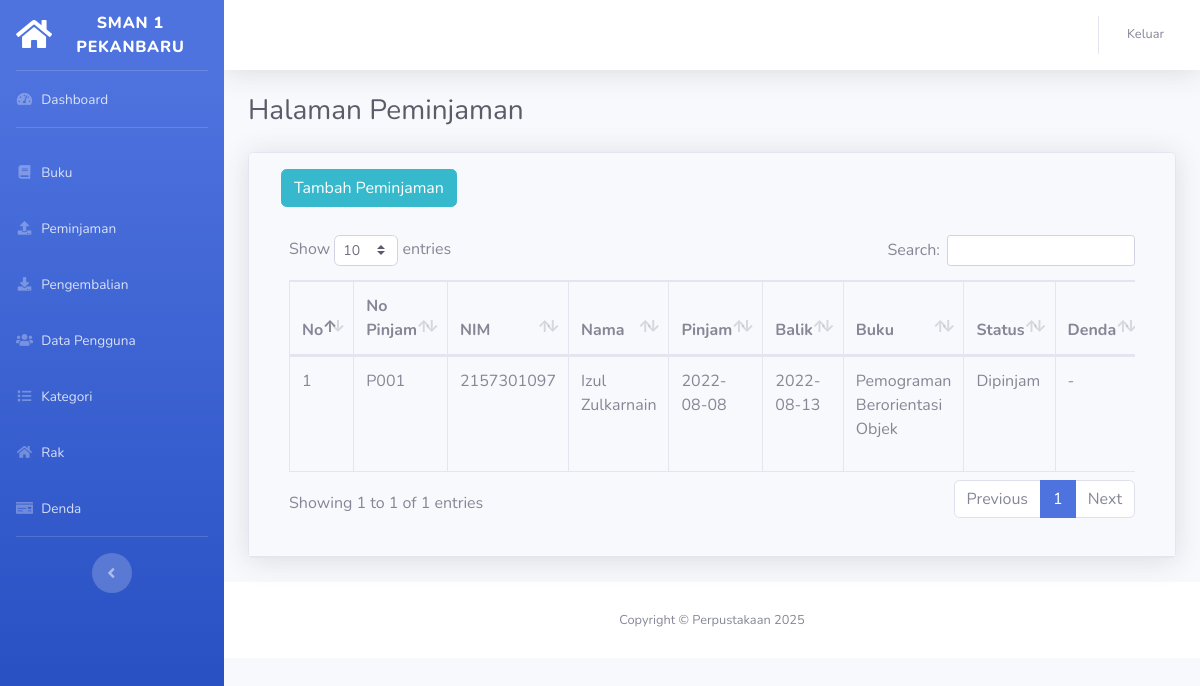
The page /index.php/peminjaman/Semua on the database its author committed.
### tables this page shows
CREATE TABLE `peminjaman` (
  `id_peminjaman` int(11) NOT NULL,
  `id_pinjam` varchar(225) NOT NULL,
  `tanggal_pinjam` date NOT NULL,
  `tanggal_kembali` date DEFAULT NULL,
  `id_buku` int(11) NOT NULL,
  `id_user` int(11) NOT NULL,
  `status` varchar(225) NOT NULL DEFAULT 'Dipinjam',
  `denda` varchar(50) DEFAULT '-',
  `jml` int(11) NOT NULL DEFAULT 1
);

CREATE TABLE `user` (
  `id_user` int(11) NOT NULL,
  `username` varchar(225) NOT NULL,
  `password` varchar(225) NOT NULL,
  `level` varchar(225) NOT NULL,
  `nama` varchar(225) NOT NULL,
  `nim` varchar(225) DEFAULT NULL,
  `tempat_lahir` varchar(225) NOT NULL,
  `tgl_lahir` varchar(225) NOT NULL,
  `jenis_kelamin` varchar(225) NOT NULL,
  `alamat` text NOT NULL,
  `no_hp` varchar(225) NOT NULL,
  `email` varchar(225) NOT NULL,
  `tgl_bergabung` varchar(225) NOT NULL,
  `foto` varchar(225) NOT NULL
);

CREATE TABLE `buku` (
  `id_buku` int(11) NOT NULL,
  `kode_buku` char(5) NOT NULL,
  `judul_buku` varchar(50) NOT NULL,
  `penulis_buku` varchar(50) NOT NULL,
  `penerbit_buku` varchar(50) NOT NULL,
  `tahun_terbit` varchar(10) NOT NULL,
  `stok` int(11) NOT NULL,
  `gambar` varchar(100) NOT NULL,
  `id_rak` int(11) NOT NULL,
  `id_kategori` int(11) NOT NULL
);

### application/controllers/Peminjaman.php (called while the page is built, shortened)
<?php if (! defined('BASEPATH')) exit ('No direct access allowed');
class Peminjaman extends CI_Controller {
    public function __construct()
    {
        $this->load->model('Peminjaman_model');
        $this->load->model('Buku_model');
        $this->load->model('User_model');
    }
    public function Semua()
    {
        $isi['judul']='Halaman Peminjaman';
        $isi['peminjaman'] = $this->Peminjaman_model->TampilSemua();
        $this ->load->view('layout/header', $isi);
        $this ->load->view('peminjaman/vw_peminjaman', $isi);
        $this ->load->view('layout/footer', $isi);
    }
}

### index.php (called while the page is built, shortened)
<?php
require_once BASEPATH.'core/CodeIgniter.php';

### application/models/Peminjaman_model.php (called while the page is built, shortened)
<?php
class Peminjaman_model extends CI_Model
{
    public function TampilSemua()
    {
        $this->db->select('p.*, u.nama as anggota, u.nim as nim, b.judul_buku as buku');
        $this->db->from('peminjaman p');
        $this->db->join('user u', 'p.id_user=u.id_user');
        $this->db->join('buku b', 'p.id_buku=b.id_buku');
        $isi = $this->db->get();
        return $isi->result_array();
    }
}
?>

### application/views/peminjaman/vw_peminjaman.php (the view, shortened to what this page needs)
<div class="container-fluid">
                    <h1 class="h3 mb-4 text-gray-800"><?= $judul?></h1>
                    <div class="card shadow mb-4">
                    <div class="card-header py-3">
                    <div class="col-md-6"><a href="<?= base_url('index.php/Peminjaman/Tambah') ?>" class="btn btn-info mb-2">Tambah Peminjaman</a></div>
                        <div class="card-body">
                            <div class="table-responsive">
                                <table class="table table-bordered" id="dataTable" width="100%" cellspacing="0">
                                    <thead>
                                        <tr>
                                            <th>No</th>
                                            <th>No Pinjam</th>
                                            <th>NIM</th>
                                            <th>Nama</th>
                                            <th>Pinjam</th>
                                            <th>Balik</th>
                                            <th>Buku</th>
                                            <th>Status</th>
                                            <th>Denda</th>
                                        </tr>
                                    </thead>
                                    <tbody>
                                        <?php $i=1;?>
                                        <?php foreach ($peminjaman as $p){ ?>
                                            <tr>
                                                <td><?=$i;?></td>
                                                <td><?=$p['id_pinjam'];?></td>
                                                <td><?=$p['nim'];?></td>
                                                <td><?=$p['anggota'];?></td>
                                                <td><?=$p['tanggal_pinjam'];?></td>
                                                <td><?=$p['tanggal_kembali'];?></td>
                                                <td><?=$p['buku'];?></td>
                                                <td><?=$p['status'  ];?></td>
                                                <td><?=$p['denda'];?></td>
                                            </tr>
                                        <?php $i++;?>
                                        <?php }?>
                                    </tbody>
                                </table>
                            </div>
                        </div>
                    </div>
                </div>

### rows shown on the page
peminjaman: id_pinjam "P001", id_user.nim "2157301097", id_user.nama "Izul Zulkarnain", tanggal_pinjam "2022-08-08", tanggal_kembali "2022-08-13", id_buku.judul_buku "Pemograman Berorientasi Objek", status "Dipinjam", denda "-"

### other values the page prints
$judul "Halaman Peminjaman"
